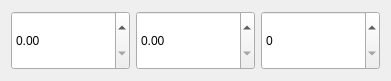
     <widget class="QWidget" name="horizontalLayoutWidget">
      <property name="geometry">
       <rect>
        <x>10</x>
        <y>80</y>
        <width>391</width>
        <height>81</height>
       </rect>
      </property>
      <layout class="QHBoxLayout" name="horizontalLayout_3">
       <item>
        <widget class="QDoubleSpinBox" name="sum">
         <property name="sizePolicy">
          <sizepolicy hsizetype="Minimum" vsizetype="Minimum">
           <horstretch>0</horstretch>
           <verstretch>0</verstretch>
          </sizepolicy>
         </property>
         <property name="maximum">
          <double>1000000000.000000000000000</double>
         </property>
        </widget>
       </item>
       <item>
        <widget class="QDoubleSpinBox" name="percent">
         <property name="sizePolicy">
          <sizepolicy hsizetype="Minimum" vsizetype="Minimum">
           <horstretch>0</horstretch>
           <verstretch>0</verstretch>
          </sizepolicy>
         </property>
         <property name="maximum">
          <double>200.000000000000000</double>
         </property>
        </widget>
       </item>
       <item>
        <widget class="QSpinBox" name="duration">
         <property name="sizePolicy">
          <sizepolicy hsizetype="Minimum" vsizetype="Minimum">
           <horstretch>0</horstretch>
           <verstretch>0</verstretch>
          </sizepolicy>
         </property>
         <property name="maximum">
          <number>1000</number>
         </property>
        </widget>
       </item>
      </layout>
     </widget>
